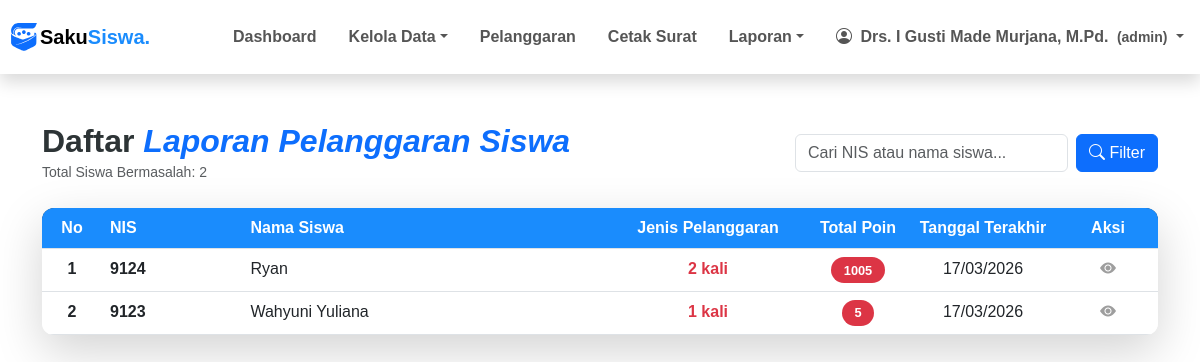
The app's page /pages/laporan/pelanggaran_siswa.php (signed in) with its own data.
### tables this page shows
CREATE TABLE `siswa` (
  `nis` char(5) NOT NULL,
  `nama_siswa` varchar(50) DEFAULT NULL,
  `jenis_kelamin` enum('Laki - Laki','Perempuan') DEFAULT NULL,
  `alamat` varchar(100) DEFAULT NULL,
  `password` varchar(70) DEFAULT NULL,
  `status_siswa` enum('aktif','tidak_aktif','lulus','pindah') DEFAULT NULL,
  `id_ortu_wali` int DEFAULT NULL,
  `id_kelas` int DEFAULT NULL
);

### pages/laporan/pelanggaran_siswa.php (the view, shortened to what this page needs)
<?php
include ROOTPATH . "/config/config.php";
include ROOTPATH . "/includes/header.php";
$sql = "SELECT
    s.nis,
    s.nama_siswa,
    COUNT(ps.id_pelanggaran_siswa) as total_pelanggaran,
    SUM(jp.poin) as total_poin,
    MAX(ps.tanggal) as tanggal_terakhir
FROM siswa s
LEFT JOIN pelanggaran_siswa ps ON s.nis = ps.nis
LEFT JOIN jenis_pelanggaran jp ON ps.id_jenis_pelanggaran = jp.id_jenis_pelanggaran
WHERE s.status_siswa = 'aktif'
GROUP BY s.nis, s.nama_siswa
HAVING total_pelanggaran > 0";
$search = $_POST['search'] ?? $_GET['search'] ?? '';
$sql .= " ORDER BY total_poin DESC, tanggal_terakhir DESC";
$result = mysqli_query($conn, $sql);
$total_laporan = mysqli_num_rows($result);
?>
<div class="container py-5">
    <div class="row align-items-center mb-4">
        <div class="col-md-6">
            <h2 class="main-title mb-0" style="color: #2d3436; font-weight: 700;">
                Daftar <span class="text-primary fst-italic">Laporan Pelanggaran Siswa</span>
            </h2>
            <small class="text-muted">Total Siswa Bermasalah: <?= $total_laporan ?></small>
        </div>
        <div class="col-md-6">
            <form action="" method="POST" class="d-flex justify-content-md-end gap-2">
                <input type="text" class="form-control w-50" placeholder="Cari NIS atau nama siswa..." name="search"
                    value="<?= htmlspecialchars($search) ?>">
                <button type="submit" class="btn btn-primary">
                    <i class="bi bi-search"></i> Filter
                </button>
            </form>
        </div>
    </div>
    <div class="table-container shadow-lg" style="max-height: 500px; overflow-y: auto;">
        <table class="table table-hover mb-0">
            <thead class="table-dark-custom">
                <tr>
                    <th class="text-center" style="width: 60px;">No</th>
                    <th>NIS</th>
                    <th>Nama Siswa</th>
                    <th class="text-center" style="width: 200px;">Jenis Pelanggaran</th>
                    <th class="text-center" style="width: 100px;">Total Poin</th>
                    <th class="text-center" style="width: 150px;">Tanggal Terakhir</th>
                    <th class="text-center" style="width: 100px;">Aksi</th>
                </tr>
            </thead>
            <tbody>
                <?php
                $no = 1;
                while ($row = mysqli_fetch_assoc($result)):
                    ?>
                    <tr>
                        <td class="text-center fw-semibold"><?= $no++ ?></td>
                        <td class="fw-semibold"><?= htmlspecialchars($row['nis']) ?></td>
                        <td><?= htmlspecialchars($row['nama_siswa']) ?></td>
                        <td class="text-center fw-semibold text-danger"><?= $row['total_pelanggaran'] ?> kali</td>
                        <td class="text-center">
                            <span class="poin-badge-detail bg-danger text-white"><?= $row['total_poin'] ?></span>
                        </td>
                        <td class="text-center">
                            <?= date('d/m/Y', strtotime($row['tanggal_terakhir'])) ?>
                        </td>
                        <td class="text-center">
                            <a class="btn-action btn-detail" href="detail_pelanggaran_siswa.php?nis=<?= $row['nis'] ?>"
                                title="Lihat Detail">
                                <i class="bi bi-eye-fill"></i>
                            </a>
                        </td>
                    </tr>
                <?php endwhile; ?>
            </tbody>
        </table>
    </div>
</div>
<?php include ROOTPATH . '/includes/footer.php'; ?>

### assets/css/style.css (style rules this page uses)
.table-container { background: #ffffff; border-radius: 12px; overflow: hidden; box-shadow: rgba(0, 0, 0, 0.219) 6px 3px 8px !important; }
.table-dark-custom { background-color: #1a374d !important; color: white !important; }
.btn-action { color: #9e9e9e; transition: all 0.3s ease; background: none; border: none; padding: 5px 10px; }
th { background-color: #1a8cfd !important; color: white !important; }
.btn { transition: all 0.4s ease-in-out !important; }
.poin-badge-detail { background: #eb575749; color: #eb5757; padding: 0.2rem 0.8rem; border-radius: 20px; font-size: 0.8rem; font-weight: 600; display: inline-block; }

### includes/header.php (style rules this page uses)
body { font-family: 'Poppins', sans-serif !important; }

### records on screen
siswa: nis "9124", nama_siswa "Ryan", total_pelanggaran "2", total_poin "1005", tanggal_terakhir "17/03/2026"
siswa: nis "9123", nama_siswa "Wahyuni Yuliana", total_pelanggaran "1", total_poin "5", tanggal_terakhir "17/03/2026"

### other values on screen
$_SESSION['nama_pengguna'] "Drs. I Gusti Made Murjana, M.Pd."
$_SESSION['user_role'] "admin"
$total_laporan "2"
